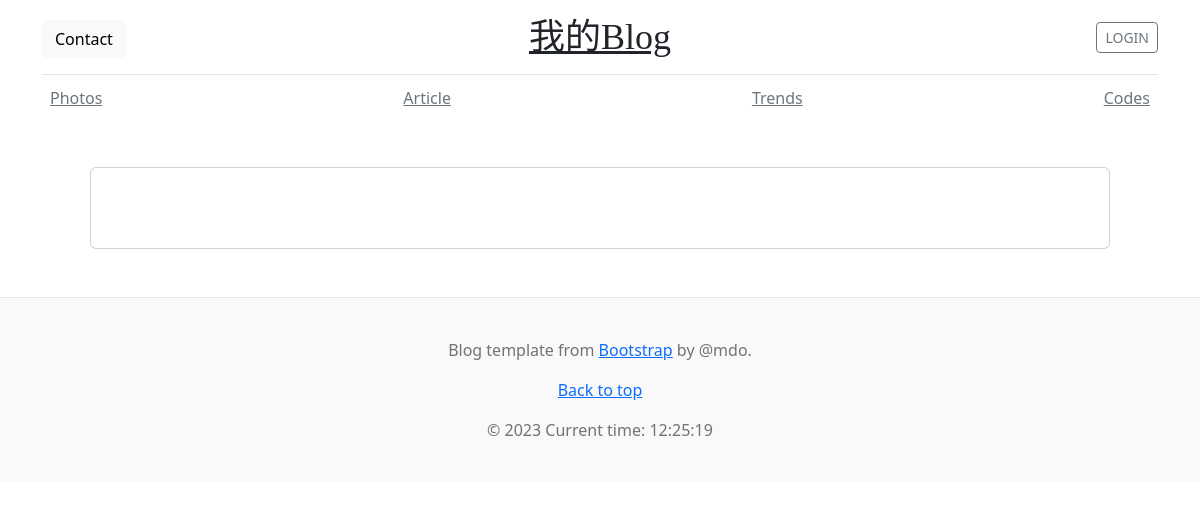
The page /articles_show/articles/2 on the database as committed earlier.
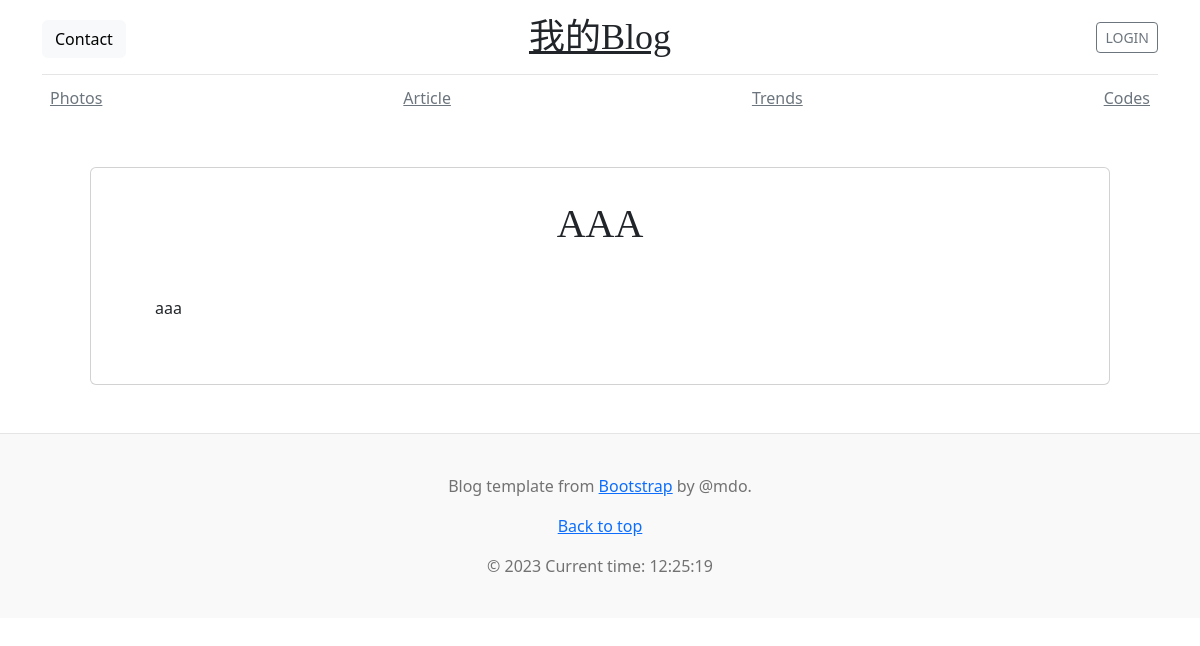
The same page on the database as committed later.
### model/tables.py (models this page shows, shortened)
class Article(Base):
    __tablename__ = "article"
    id: Mapped[int] = mapped_column(primary_key=True, autoincrement=True)
    article_head: Mapped[str] = mapped_column(String())
    article_abstract: Mapped[Text] = mapped_column(Text)
    article_body: Mapped[Text] = mapped_column(Text)
    article_time: Mapped[DateTime] = mapped_column(DateTime(), default=datetime.datetime.now())

### article/articles_show.py (the view)
@bp.route('/articles/<int:article_id>')
def show_articles(article_id):
    article = db_session.query(Article.article_head, Article.article_body).filter(Article.id == article_id).first()
    return render_template('./article/articles.html', article=article)

### auth/auth.py (called while the page is built)
@bp.before_app_request
def load_logged_in_user():
    user_id = session.get('user_id')
    if user_id is None:
        g.user = None
    else:
        sss = db_session.query(Admin).filter(Admin.name == user_id).first()
        g.user = sss

### templates/article/articles.html (shortened to what this page needs)
{% extends './index/parent_template.html' %}
{% block content %}
<div class="card m-5">
  <div class="card-body">
    <p class="card-text"><h1 class="text-center">{{ article.article_head }}</h1></p>
    <p class="card-text m-5">{{ article.article_body | safe}}</p>
  </div>
</div>
{% endblock %}

Rows that differ between the two databases and show on the page:
added Article: article_head "AAA", article_body "aaa"
